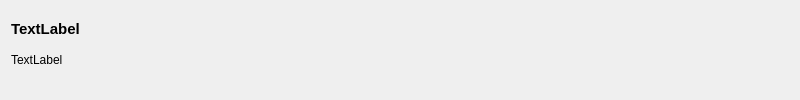
<?xml version="1.0" encoding="UTF-8"?>
<ui version="4.0">
 <class>Form</class>
 <widget class="QWidget" name="Form">
  <property name="geometry">
   <rect>
    <x>0</x>
    <y>0</y>
    <width>800</width>
    <height>100</height>
   </rect>
  </property>
  <property name="windowTitle">
   <string>Form</string>
  </property>
  <layout class="QVBoxLayout" name="verticalLayout">
   <item>
    <widget class="QLabel" name="header">
     <property name="font">
      <font>
       <pointsize>11</pointsize>
       <bold>true</bold>
      </font>
     </property>
     <property name="text">
      <string>TextLabel</string>
     </property>
    </widget>
   </item>
   <item>
    <widget class="QLabel" name="body">
     <property name="text">
      <string>TextLabel</string>
     </property>
     <property name="alignment">
      <set>Qt::AlignmentFlag::AlignLeading|Qt::AlignmentFlag::AlignLeft|Qt::AlignmentFlag::AlignTop</set>
     </property>
     <property name="wordWrap">
      <bool>true</bool>
     </property>
    </widget>
   </item>
  </layout>
 </widget>
 <resources/>
 <connections/>
</ui>
